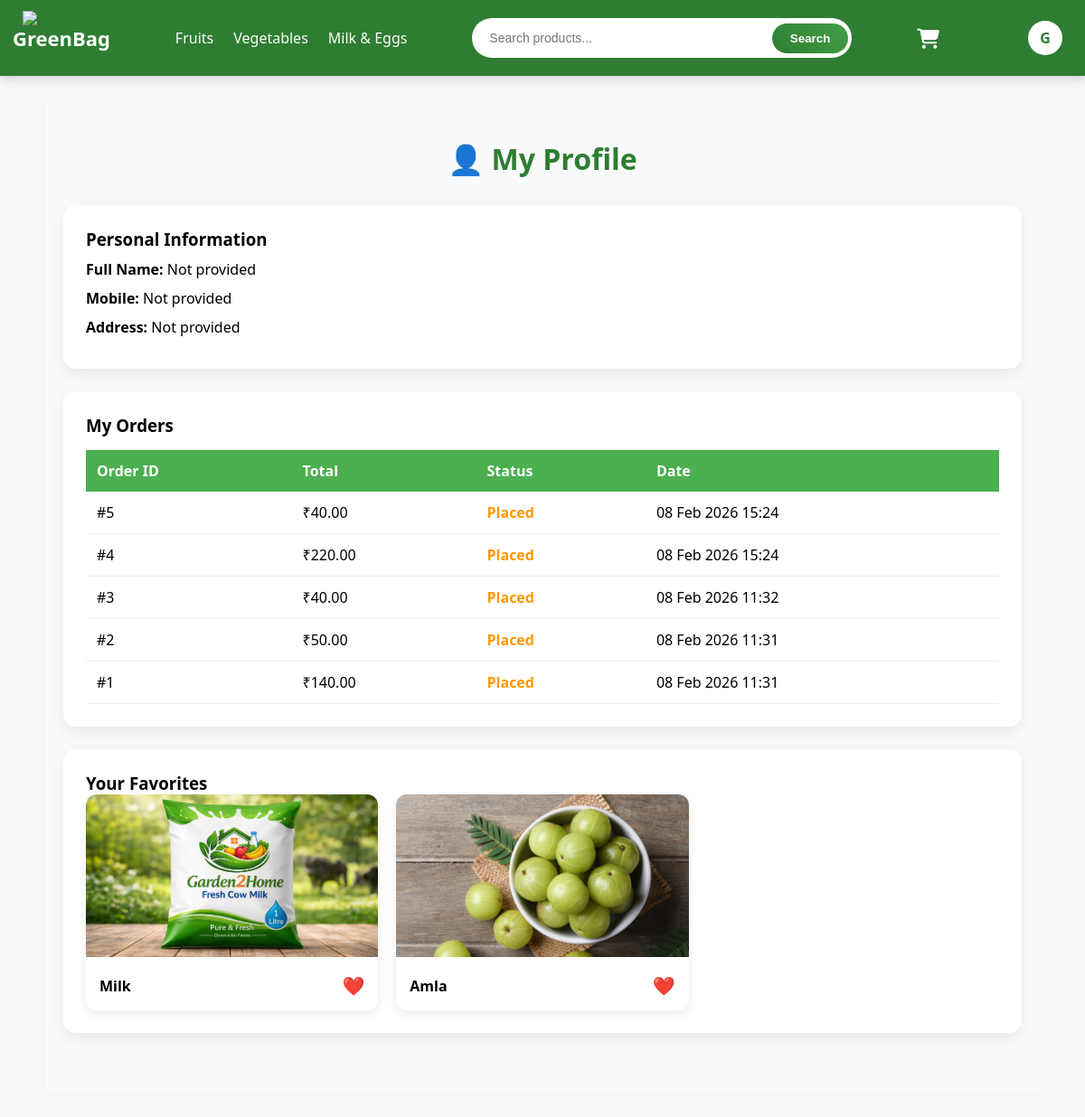
The page /profile/ (signed in) on the database as committed earlier.
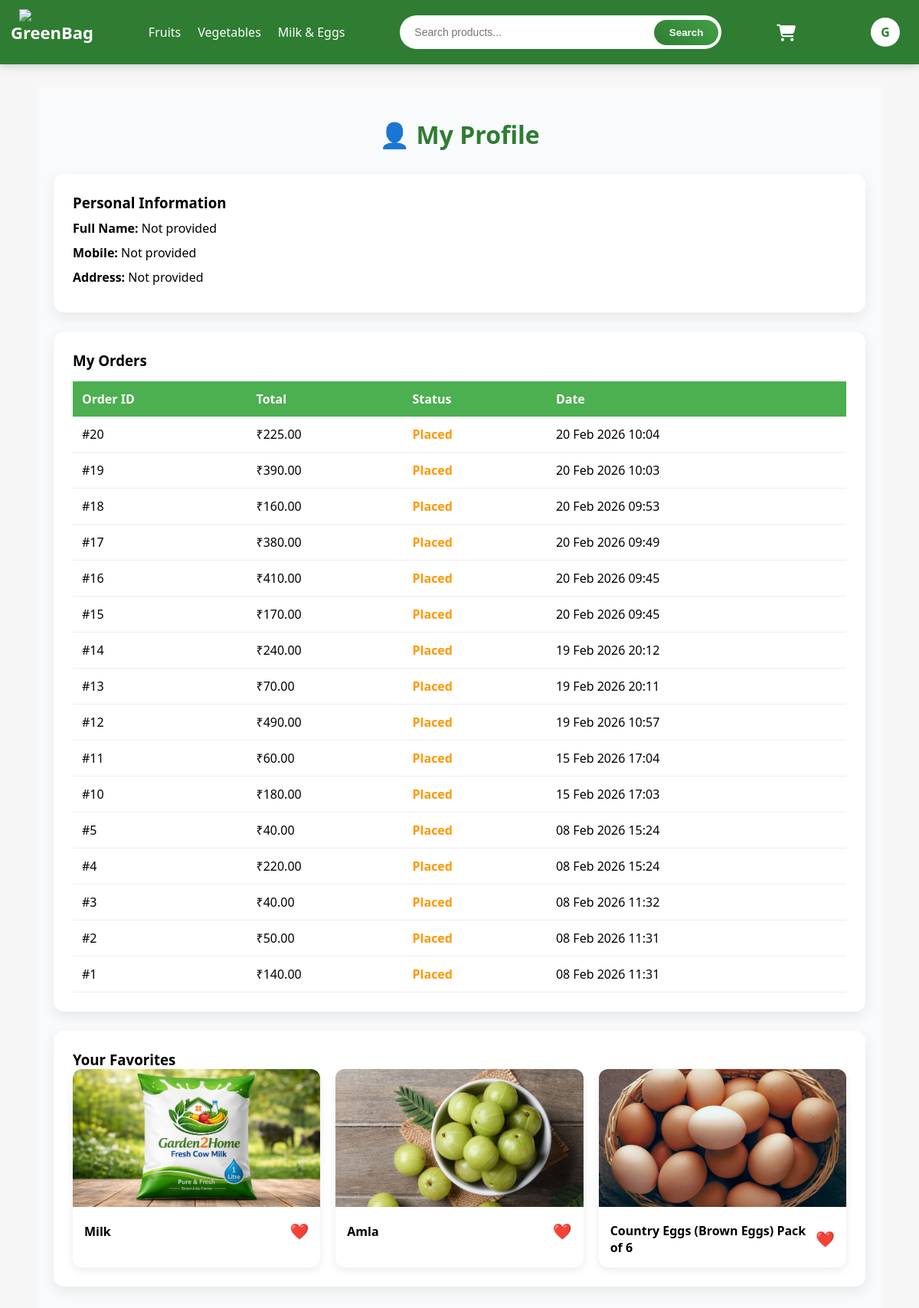
The same page on the database as committed later.
### bag/models.py (models this page shows, shortened)
class Order(models.Model):
    user = models.ForeignKey(User, on_delete=models.CASCADE)
    full_name = models.CharField(max_length=100)
    phone = models.CharField(max_length=15)
    address = models.TextField()
    payment_method = models.CharField(
        max_length=20,
        choices=[
            ('COD', 'Cash on Delivery'),
            ('ONLINE', 'Online Payment')
        ]
    )
    total_amount = models.DecimalField(max_digits=10, decimal_places=2)
    created_at = models.DateTimeField(auto_now_add=True)
    status = models.CharField(max_length=20, default="Placed")

class Product(models.Model):
    category = models.ForeignKey(Category, on_delete=models.CASCADE, related_name='products')
    name = models.CharField(max_length=200)
    description = models.TextField(blank=True)
    price = models.DecimalField(max_digits=8, decimal_places=2)
    stock = models.IntegerField()
    image = models.ImageField(upload_to='products/')

### bag/views.py (the view)
# urls.py: path('profile/', profile_view, name='profile'),
@login_required
def profile_view(request):
    profile, created = Profile.objects.get_or_create(user=request.user)
    orders = Order.objects.filter(user=request.user).order_by('-created_at')
    favorites = Product.objects.filter(
        favorited_by__user=request.user
    )
    return render(request, 'bag/profile.html', {
        'profile': profile,
        'orders': orders,
        'favorites': favorites
    })

### bag/context_processors.py (called while the page is built)
def cart_count(request):
    cart = request.session.get('cart', {})
    return {
        'cart_count': sum(cart.values())
    }

### bag/templates/bag/profile.html
{% extends 'bag/base.html' %}
{% load static %}
{% block extra_css %}
<link rel="stylesheet" href="{% static 'bag/css/profile.css' %}">
{% endblock %}
{% block content %}
<div class="profile-page">
    <h2 class="profile-title">👤 My Profile</h2>
    <div class="profile-details card">
        <h3>Personal Information</h3>
        <p><strong>Full Name:</strong> {{ profile.full_name|default:"Not provided" }}</p>
        <p><strong>Mobile:</strong> {{ profile.phone|default:"Not provided" }}</p>
        <p><strong>Address:</strong> {{ profile.address|default:"Not provided" }}</p>
    </div>
    <div class="orders card">
        <h3>My Orders</h3>
        {% if orders %}
        <div class="table-wrapper">
            <table>
                <thead>
                    <tr>
                        <th>Order ID</th>
                        <th>Total</th>
                        <th>Status</th>
                        <th>Date</th>
                    </tr>
                </thead>
                <tbody>
                    {% for order in orders %}
                    <tr>
                        <td>#{{ order.id }}</td>
                        <td>₹{{ order.total_amount }}</td>
                        <td class="status">{{ order.status }}</td>
                        <td>{{ order.created_at|date:"d M Y H:i" }}</td>
                    </tr>
                    {% endfor %}
                </tbody>
            </table>
        </div>
        {% else %}
        <p>You have no orders yet.</p>
        {% endif %}
    </div>
    <div class="favorites-section card">
        <h3>Your Favorites</h3>
        {% if favorites %}
        <div class="favorite-products">
            {% for product in favorites %}
            <div class="product-card">
                <img src="{{ product.image.url }}" alt="{{ product.name }}">
                <div class="product-info">
                    <h4>{{ product.name }}</h4>
                    <button class="fav-btn" data-id="{{ product.id }}">❤️</button>
                </div>
            </div>
            {% endfor %}
        </div>
        {% else %}
        <p>No favorite items yet.</p>
        {% endif %}
    </div>
</div>
{% endblock %}

Rows that differ between the two databases and show on the page:
added Order: id "20", total_amount "225.00", status "Placed", created_at "20 Feb 2026 10:04"
added Order: id "19", total_amount "390.00", status "Placed", created_at "20 Feb 2026 10:03"
added Order: id "18", total_amount "160.00", status "Placed", created_at "20 Feb 2026 09:53"
added Order: id "17", total_amount "380.00", status "Placed", created_at "20 Feb 2026 09:49"
added Order: id "16", total_amount "410.00", status "Placed", created_at "20 Feb 2026 09:45"
added Order: id "15", total_amount "170.00", status "Placed", created_at "20 Feb 2026 09:45"
added Order: id "14", total_amount "240.00", status "Placed", created_at "19 Feb 2026 20:12"
added Order: id "13", total_amount "70.00", status "Placed", created_at "19 Feb 2026 20:11"
added Order: id "12", total_amount "490.00", status "Placed", created_at "19 Feb 2026 10:57"
added Order: id "11", total_amount "60.00", status "Placed", created_at "15 Feb 2026 17:04"
added Order: id "10", total_amount "180.00", status "Placed", created_at "15 Feb 2026 17:03"
added Product: image (picture), name "Country Eggs (Brown Eggs) Pack of 6"
